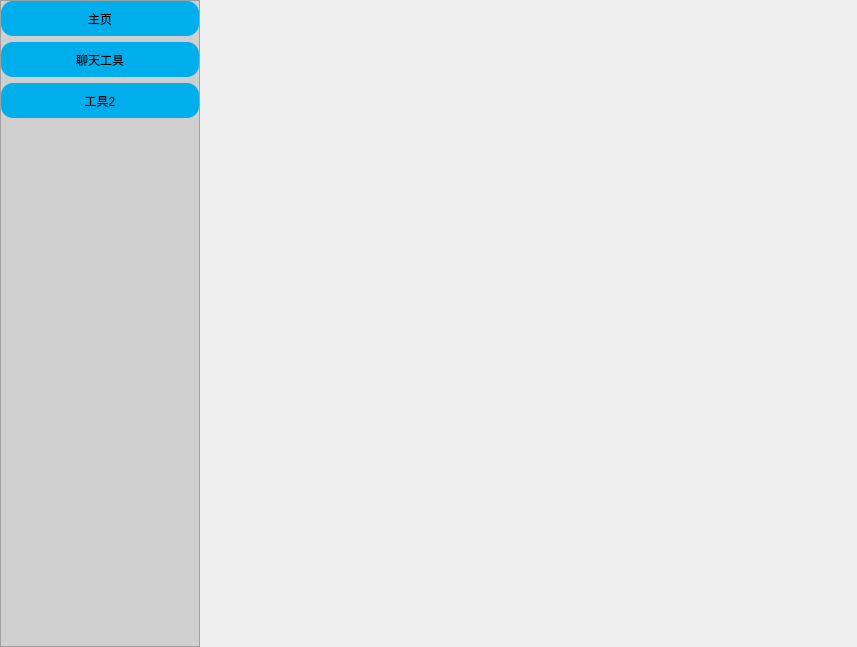
<?xml version="1.0" encoding="UTF-8"?>
<ui version="4.0">
 <class>mainWindow</class>
 <widget class="QMainWindow" name="mainWindow">
  <property name="geometry">
   <rect>
    <x>0</x>
    <y>0</y>
    <width>857</width>
    <height>647</height>
   </rect>
  </property>
  <property name="maximumSize">
   <size>
    <width>857</width>
    <height>647</height>
   </size>
  </property>
  <property name="windowTitle">
   <string>主页面</string>
  </property>
  <widget class="QWidget" name="centralwidget">
   <property name="maximumSize">
    <size>
     <width>1000</width>
     <height>1000</height>
    </size>
   </property>
   <layout class="QHBoxLayout" name="horizontalLayout_2">
    <property name="spacing">
     <number>0</number>
    </property>
    <property name="leftMargin">
     <number>0</number>
    </property>
    <property name="topMargin">
     <number>0</number>
    </property>
    <property name="rightMargin">
     <number>0</number>
    </property>
    <property name="bottomMargin">
     <number>0</number>
    </property>
    <item>
     <widget class="QFrame" name="frame_manu">
      <property name="minimumSize">
       <size>
        <width>200</width>
        <height>0</height>
       </size>
      </property>
      <property name="maximumSize">
       <size>
        <width>200</width>
        <height>16777215</height>
       </size>
      </property>
      <property name="styleSheet">
       <string notr="true">QFrame{
	background-color: rgb(207, 207, 207);
}</string>
      </property>
      <property name="frameShape">
       <enum>QFrame::StyledPanel</enum>
      </property>
      <property name="frameShadow">
       <enum>QFrame::Raised</enum>
      </property>
      <layout class="QVBoxLayout" name="verticalLayout">
       <property name="leftMargin">
        <number>0</number>
       </property>
       <property name="topMargin">
        <number>0</number>
       </property>
       <property name="rightMargin">
        <number>0</number>
       </property>
       <property name="bottomMargin">
        <number>0</number>
       </property>
       <item>
        <widget class="QPushButton" name="pushButton_menu1">
         <property name="styleSheet">
          <string notr="true">QPushButton{
	background-color:rgb(0, 174, 236);
	border:none;
	height:35px;
	border-radius: 12px;
}
QPushButton::hover{
	background-color:rgb(65, 184, 131);
}</string>
         </property>
         <property name="text">
          <string>主页</string>
         </property>
        </widget>
       </item>
       <item>
        <widget class="QPushButton" name="pushButton_menu2">
         <property name="styleSheet">
          <string notr="true">QPushButton{
	background-color:rgb(0, 174, 236);
	border:none;
	height:35px;
	border-radius: 12px;
}
QPushButton::hover{
	background-color:rgb(65, 184, 131);
}</string>
         </property>
         <property name="text">
          <string>聊天工具</string>
         </property>
        </widget>
       </item>
       <item>
        <widget class="QPushButton" name="pushButton_menu3">
         <property name="styleSheet">
          <string notr="true">QPushButton{
	background-color:rgb(0, 174, 236);
	border:none;
	height:35px;
	border-radius: 12px;
}
QPushButton::hover{
	background-color:rgb(65, 184, 131);
}</string>
         </property>
         <property name="text">
          <string>工具2</string>
         </property>
        </widget>
       </item>
       <item>
        <spacer name="verticalSpacer">
         <property name="orientation">
          <enum>Qt::Vertical</enum>
         </property>
         <property name="sizeHint" stdset="0">
          <size>
           <width>20</width>
           <height>40</height>
          </size>
         </property>
        </spacer>
       </item>
      </layout>
     </widget>
    </item>
    <item>
     <widget class="QStackedWidget" name="stackedWidget">
      <property name="currentIndex">
       <number>2</number>
      </property>
      <widget class="QWidget" name="page_main">
       <layout class="QVBoxLayout" name="verticalLayout_2">
        <item>
         <widget class="QLabel" name="label_main">
          <property name="styleSheet">
           <string notr="true">QLabel{
	font: 28pt &quot;宋体&quot;;
}</string>
          </property>
          <property name="text">
           <string>欢迎使用2217小工具</string>
          </property>
          <property name="alignment">
           <set>Qt::AlignCenter</set>
          </property>
         </widget>
        </item>
        <item>
         <widget class="QTextBrowser" name="textBrowser_main">
          <property name="html">
           <string>&lt;!DOCTYPE HTML PUBLIC &quot;-//W3C//DTD HTML 4.0//EN&quot; &quot;http://www.w3.org/TR/REC-html40/strict.dtd&quot;&gt;
&lt;html&gt;&lt;head&gt;&lt;meta name=&quot;qrichtext&quot; content=&quot;1&quot; /&gt;&lt;style type=&quot;text/css&quot;&gt;
p, li { white-space: pre-wrap; }
&lt;/style&gt;&lt;/head&gt;&lt;body style=&quot; font-family:'SimSun'; font-size:9pt; font-weight:400; font-style:normal;&quot;&gt;
&lt;p style=&quot;-qt-paragraph-type:empty; margin-top:0px; margin-bottom:0px; margin-left:0px; margin-right:0px; -qt-block-indent:0; text-indent:0px;&quot;&gt;&lt;br /&gt;&lt;/p&gt;
&lt;h1 style=&quot; margin-top:18px; margin-bottom:12px; margin-left:0px; margin-right:0px; -qt-block-indent:0; text-indent:0px;&quot;&gt;&lt;span style=&quot; font-size:xx-large; font-weight:600;&quot;&gt;不晓得写什么，但是可以往里面多塞的垃圾的&lt;/span&gt;&lt;/h1&gt;&lt;/body&gt;&lt;/html&gt;</string>
          </property>
         </widget>
        </item>
       </layout>
      </widget>
      <widget class="QWidget" name="page_chat">
       <layout class="QVBoxLayout" name="verticalLayout_3">
        <item>
         <widget class="QLabel" name="label_chat1">
          <property name="styleSheet">
           <string notr="true">QLabel{
	font: 28pt &quot;宋体&quot;;
}</string>
          </property>
          <property name="text">
           <string>聊天与文件传输小工具</string>
          </property>
          <property name="alignment">
           <set>Qt::AlignCenter</set>
          </property>
         </widget>
        </item>
        <item>
         <widget class="QTextBrowser" name="textBrowser_chat1">
          <property name="maximumSize">
           <size>
            <width>16777215</width>
            <height>16777215</height>
           </size>
          </property>
          <property name="markdown">
           <string># 功能一：聊天 

# 功能二：发送文件 

# 作者：KaoXing 

## 使用前先登录账号 

</string>
          </property>
          <property name="html">
           <string>&lt;!DOCTYPE HTML PUBLIC &quot;-//W3C//DTD HTML 4.0//EN&quot; &quot;http://www.w3.org/TR/REC-html40/strict.dtd&quot;&gt;
&lt;html&gt;&lt;head&gt;&lt;meta name=&quot;qrichtext&quot; content=&quot;1&quot; /&gt;&lt;style type=&quot;text/css&quot;&gt;
p, li { white-space: pre-wrap; }
&lt;/style&gt;&lt;/head&gt;&lt;body style=&quot; font-family:'SimSun'; font-size:9pt; font-weight:400; font-style:normal;&quot;&gt;
&lt;h1 style=&quot; margin-top:0px; margin-bottom:0px; margin-left:0px; margin-right:0px; -qt-block-indent:0; text-indent:0px;&quot;&gt;&lt;span style=&quot; font-size:xx-large; font-weight:600;&quot;&gt;功能一：聊天 &lt;/span&gt;&lt;/h1&gt;
&lt;h1 style=&quot; margin-top:0px; margin-bottom:0px; margin-left:0px; margin-right:0px; -qt-block-indent:0; text-indent:0px;&quot;&gt;&lt;span style=&quot; font-size:xx-large; font-weight:600;&quot;&gt;功能二：发送文件 &lt;/span&gt;&lt;/h1&gt;
&lt;h1 style=&quot; margin-top:0px; margin-bottom:0px; margin-left:0px; margin-right:0px; -qt-block-indent:0; text-indent:0px;&quot;&gt;&lt;span style=&quot; font-size:xx-large; font-weight:600;&quot;&gt;作者：KaoXing &lt;/span&gt;&lt;/h1&gt;
&lt;h2 style=&quot; margin-top:0px; margin-bottom:0px; margin-left:0px; margin-right:0px; -qt-block-indent:0; text-indent:0px;&quot;&gt;&lt;span style=&quot; font-size:xx-large; font-weight:600;&quot;&gt;使用前先登录账号 &lt;/span&gt;&lt;/h2&gt;&lt;/body&gt;&lt;/html&gt;</string>
          </property>
         </widget>
        </item>
        <item>
         <widget class="QPushButton" name="pushButton_startChat">
          <property name="maximumSize">
           <size>
            <width>16777215</width>
            <height>150</height>
           </size>
          </property>
          <property name="styleSheet">
           <string notr="true">QPushButton{
	height:20px
}</string>
          </property>
          <property name="text">
           <string>启动</string>
          </property>
         </widget>
        </item>
       </layout>
      </widget>
      <widget class="QWidget" name="page"/>
     </widget>
    </item>
   </layout>
  </widget>
 </widget>
 <resources/>
 <connections/>
</ui>
